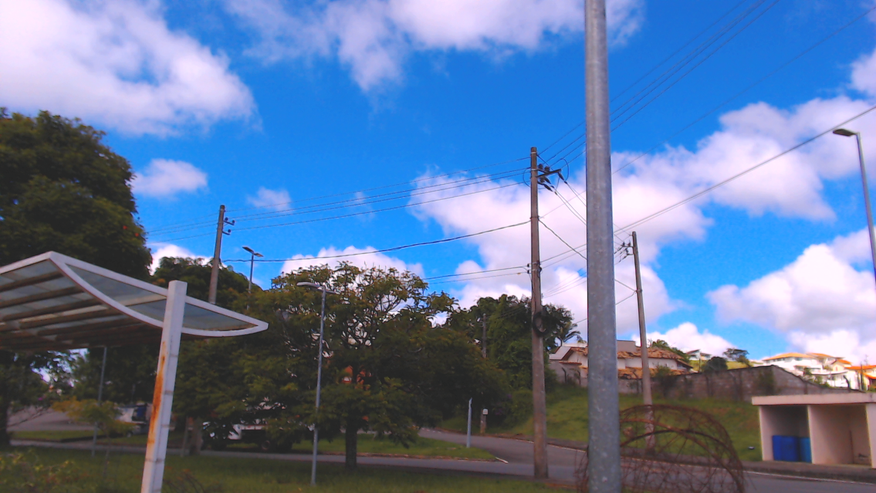
#> input picture images/FAD I/imagem_044.png, 876 x 493 px, shrunk from 1280 x 720 before the run, found by its file name
$ python gerarTabelaDados.py
#> lines starting #> are read from the running program, lines starting #| are printed output that depends on the picture
import logging
import time
import cv2
import numpy as np
import pandas as pd

def detectAndDescribe(image, method):
    '''
    Calcula os ponto-chaves e características usando um especifíco método
    '''

    assert method in ['orb','brisk', 'surf', 'sift'], 'Você precisa definir um método de detecção. Valores são: "sift", "brisk", "surf" e "orb"'

    if method == 'orb':
        descriptor = cv2.ORB_create()
    elif method == 'surf':
        descriptor = cv2.xfeatures2d.SURF_create()
    elif method == 'brisk':
        descriptor = cv2.BRISK_create()
    elif method == 'sift':
        descriptor = cv2.xfeatures2d.SIFT_create()

    inicio = time.time_ns()
    (kps, features) = descriptor.detectAndCompute(image, None)
    fim = time.time_ns()


    tempo =  (fim - inicio) * 1e-9

    return (kps, features, tempo)

def matchKeyPoints(featuresA, featuresB, method, feature_extractor, ratio=0.75,):
    "Cria e retorna as correspondências entre os pontos-chaves das duas imagens"

    crossCheck = True if method == 'bf' else False

    # Criar o matcher correspondente ao método utilizado para extrair as características
    if feature_extractor == 'sift' or feature_extractor == 'surf':
        logging.debug('Usando a norma L2 para o sift ou surf')
        bf = cv2.BFMatcher(cv2.NORM_L2, crossCheck=crossCheck)
    elif feature_extractor == 'orb' or feature_extractor == 'brisk':
        logging.debug('Usando a norma Hamming para o orb ou brisk')
        bf = cv2.BFMatcher(cv2.NORM_HAMMING, crossCheck=crossCheck)

    # Encontrar os pares correspondentes do
    inicio = time.time_ns()
    if method == 'bf':
        best_matches = bf.match(featuresA,featuresB)
        matches = sorted(best_matches, key = lambda x:x.distance)

    elif method == 'knn':
        best_matches = bf.knnMatch(featuresA,featuresB, 2)

        matches = []
        for m,n in best_matches:
            # ensure the distance is within a certain ratio of each
            # other (i.e. Lowe's ratio test)
            if m.distance < n.distance * ratio:
                matches.append(m)
    fim = time.time_ns()

    return matches, (fim - inicio) * 1e-9

def stich(queryImg_path, trainImg_path, feature_extractor, feature_matching):
#> called with queryImg_path = 'images/FAD I/imagem_044.png', trainImg_path = 'images/FAD I/imagem_043.png', feature_extractor = 'brisk', feature_matching = 'knn'
    logging.debug('Baixando imagem original...')
    logging.debug(f'Caminho: {queryImg_path}')
    queryImg = cv2.imread(queryImg_path, 1)
#> queryImg is the input picture: shape (493, 876, 3); mean B, G, R 159.6, 121.5, 98.3
    queryImg_gray = cv2.cvtColor(queryImg, cv2.COLOR_BGR2GRAY)
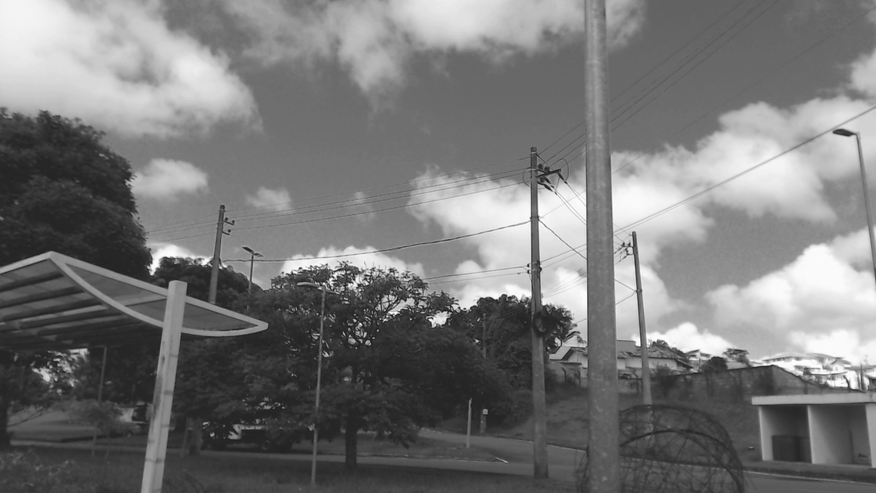
#> queryImg_gray: shape (493, 876); min 24, max 255, mean 118.9

    logging.debug('Baixando imagem a ser costurada...')
    logging.debug(f'Caminho: {trainImg_path}')
    trainImg = cv2.imread(trainImg_path, 1)
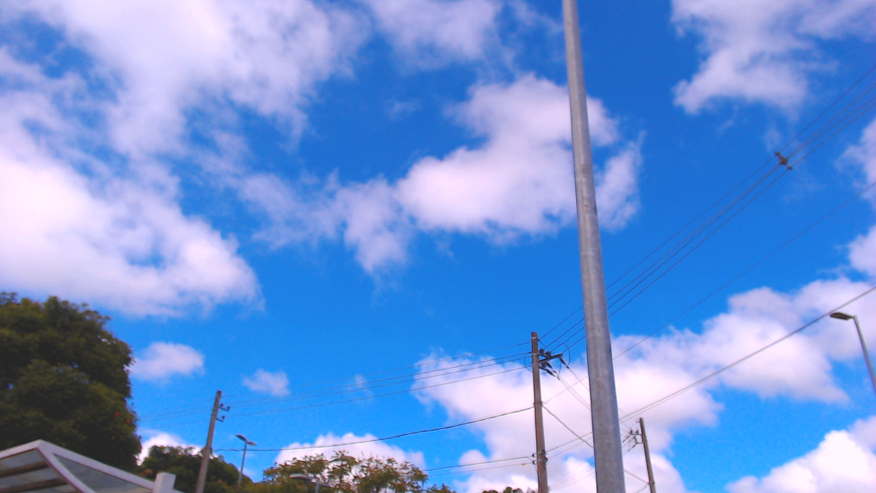
#> input picture images/FAD I/imagem_043.png, 876 x 493 px, shrunk from 1280 x 720 before the run, found by its file name
#> trainImg is the input picture: shape (493, 876, 3); mean B, G, R 215.1, 149.2, 110.3
    trainImg_gray = cv2.cvtColor(cv2.imread(trainImg_path, 1), cv2.COLOR_BGR2GRAY)
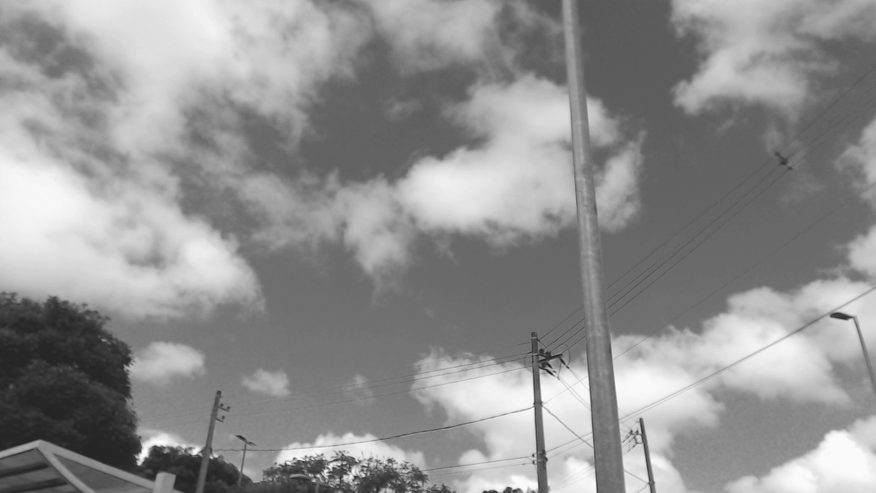
#> trainImg_gray: shape (493, 876); min 29, max 253, mean 145.1

    # Busca os pontos-chave e recursos correspondentes às imagens
    logging.info('Encontrando os pontos-chaves...')
    logging.info(f'feature_extractor: {feature_extractor}')
    kpsA, featuresA, tempoA = detectAndDescribe(trainImg_gray, feature_extractor)
#> in detectAndDescribe, `(kps, features) = descriptor.detectAndCompute(image, None)`: kps = 500 keypoints; strongest (x, y, size): (294, 458, 13.2), (139, 464, 13.2), (533, 455, 12.7), (533, 462, 12.6)
#> kpsA has the same summary as kps in detectAndDescribe; tempoA = 0.0306
    kpsB, featuresB, tempoB = detectAndDescribe(queryImg_gray, feature_extractor)
#> in detectAndDescribe (call 2), `(kps, features) = descriptor.detectAndCompute(image, None)`: kps = 1830 keypoints; strongest (x, y, size): (300, 268, 12.8), (154, 265, 49.8), (439, 319, 57.2), (464, 308, 10.9)
#> kpsB has the same summary as kps in detectAndDescribe; tempoB = 0.0646

    dados['key_points'].append([len(kpsA), len(kpsB)])
    dados['feature_extract_time'].append([np.round(tempoA, 4), np.round(tempoB, 4)])

    # Vamos encontrar os ponto chaves correspondentes nessas duas imagens
    logging.info('Encontrando os pares de pontos-chaves correspondentes...')
    logging.info(f'feature_matching: {feature_matching}')
    matches, tempo = matchKeyPoints(featuresA, featuresB, feature_matching, feature_extractor)
#> in matchKeyPoints, `best_matches = bf.knnMatch(featuresA,featuresB, 2)`: best_matches = 500 matches
#> after the loop in matchKeyPoints, `for m,n in best_matches:`: matches = 253 matches
#> matches = 253 matches; tempo = 0.0351

    dados['matches'].append(len(matches))
    dados['feature_matching_time'].append(np.round(tempo, 4))

    ## Matriz de Homografia
    # Coordenadas do pontos-chave
    kpsA = np.float32([kp.pt for kp in kpsA])
#> kpsA = 500 pairs, first value 31.79 to 850.9, second value 80.06 to 474
    kpsB = np.float32([kp.pt for kp in kpsB])
#> kpsB = 1830 pairs, first value 31.41 to 853, second value 51.97 to 471

    # Índices dos pontos-chaves no descriptor
    ptsA = np.float32([kpsA[m.queryIdx] for m in matches])
#> ptsA = 253 pairs, first value 36.34 to 791.6, second value 236.1 to 472.9
    ptsB = np.float32([kpsB[m.trainIdx] for m in matches])
#> ptsB = 253 pairs, first value 40.18 to 785.5, second value 51.97 to 280.5

    # DOC: Finds a perspective transformation between two planes.
    (H, status) = cv2.findHomography(ptsA, ptsB, cv2.RANSAC,4)
#> H = [[1.17, 0.213, -75.53], [0.00222, 1.24, -239.7], [6.31e-06, 0.000481, 1]]; status = 253 values, max 1 at index 0, min 0 at index 16, mean 0.937

    # Por fim, vamos gerar o resultado final
    width = trainImg.shape[1] + queryImg.shape[1]
#> width = 1752
    height = trainImg.shape[0] + queryImg.shape[0]
#> height = 986

    result = cv2.warpPerspective(trainImg, H, (width, height))
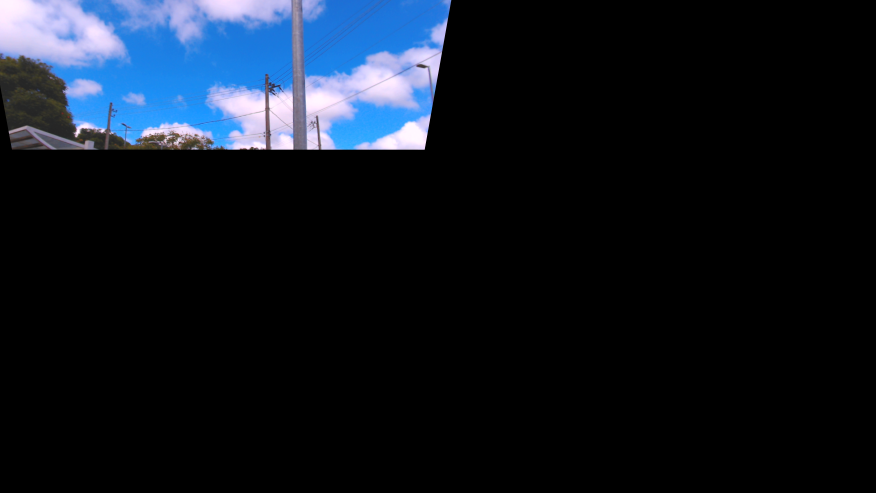
#> result: shape (986, 1752, 3) (shown at 1/2 size); mean B, G, R 32.2, 22.5, 15.8
    result[0:queryImg.shape[0], 0:queryImg.shape[1]] = queryImg
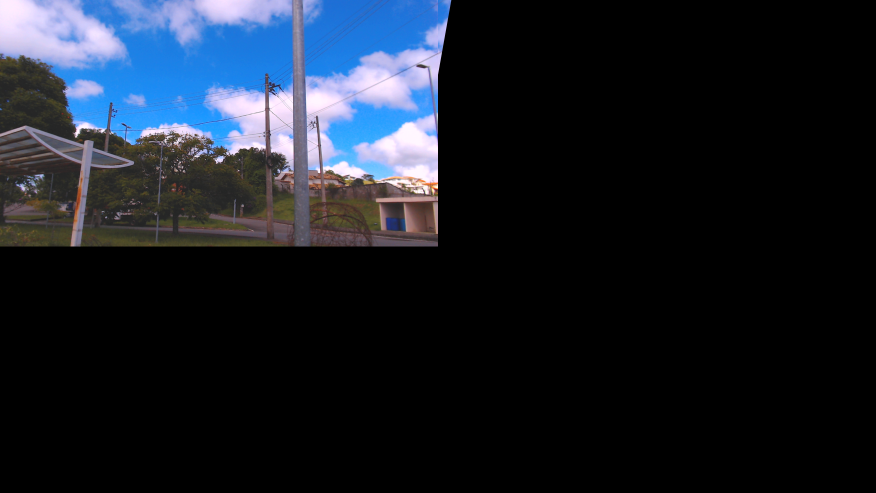
#> result: shape (986, 1752, 3) (shown at 1/2 size); mean B, G, R 40.2, 30.6, 24.7

    _x = np.nonzero(result.sum(0).sum(-1) == 0)[0][0]
    _y = np.nonzero(result.sum(1).sum(-1) == 0)[0][0]

    return result[:_y,:_x]
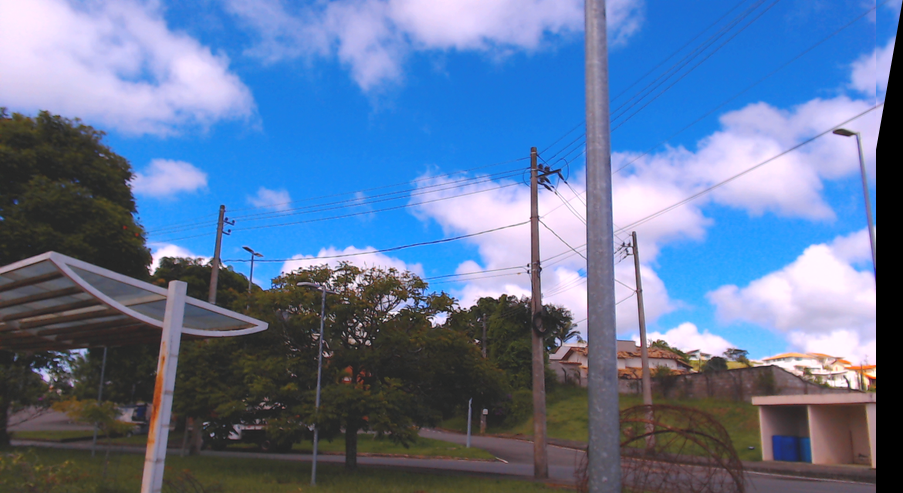
#> returned value: shape (493, 903, 3); mean of channels 0, 1, 2 155.9, 118.6, 95.9; drawn as B, G, R

lista = [
    {
        "queryImg": 'images/FAD I/imagem_044.png',
        "trainImg": 'images/FAD I/imagem_043.png',
        "pasta": 'FAD I (43 e 44)'
    },
    {
        "queryImg": 'images/FAD I/imagem_053.png',
        "trainImg": 'images/FAD I/imagem_052.png',
        "pasta": 'FAD I (52 e 53)'
    },
    {
        "queryImg": 'images/FAD II/imagem_013.png',
        "trainImg": 'images/FAD II/imagem_012.png',
        "pasta": 'FAD II (12 e 13)'
    },
    {
        "queryImg": 'images/FAD II/imagem_033.png',
        "trainImg": 'images/FAD II/imagem_032.png',
        "pasta": 'FAD II (32 e 33)'
    },
    {
        "queryImg": 'images/FAD II/imagem_040.png',
        "trainImg": 'images/FAD II/imagem_039.png',
        "pasta": 'FAD II (39 e 40)'
    },
    {
        "queryImg": 'images/FE PL/imagem_048.png',
        "trainImg": 'images/FE PL/imagem_047.png',
        "pasta": 'FE PL (47 e 48)'
    },
    {
        "queryImg": 'images/FE PL/imagem_065.png',
        "trainImg": 'images/FE PL/imagem_064.png',
        "pasta": 'FE PL (64 e 65)'
    },
    {
        "queryImg": 'images/FE PL/imagem_078.png',
        "trainImg": 'images/FE PL/imagem_077.png',
        "pasta": 'FE PL (77 e 78)'
    },
]

dados = {
    "extractor": [],
    "key_points": [],
    "feature_extract_time": [],
    "matching": [],
    "matches": [],
    "feature_matching_time": [],
    "images": [],
    "error": []
}

for imagens in lista:
    for extractor in ["brisk", "orb", "sift", "surf"]:
        for matching in ["knn", "bf"]:

            dados['images'].append([imagens["queryImg"], imagens["trainImg"]])
            dados['extractor'].append(extractor)
            dados['matching'].append(matching)
            dados['error'].append(False)

            try:
                nova_imagem = stich(imagens["queryImg"], imagens["trainImg"], extractor, matching)

                logging.info(f'Salvando imagem em outputs/{imagens["pasta"]}/{extractor}_{matching}.png')
                cv2.imwrite(f'outputs/{imagens["pasta"]}/{extractor}_{matching}.png', nova_imagem)

            except Exception as erro:
                logging.error(erro)
                dados['error'][-1] = True
#> pass 2 of the loop `for imagens in lista:`:
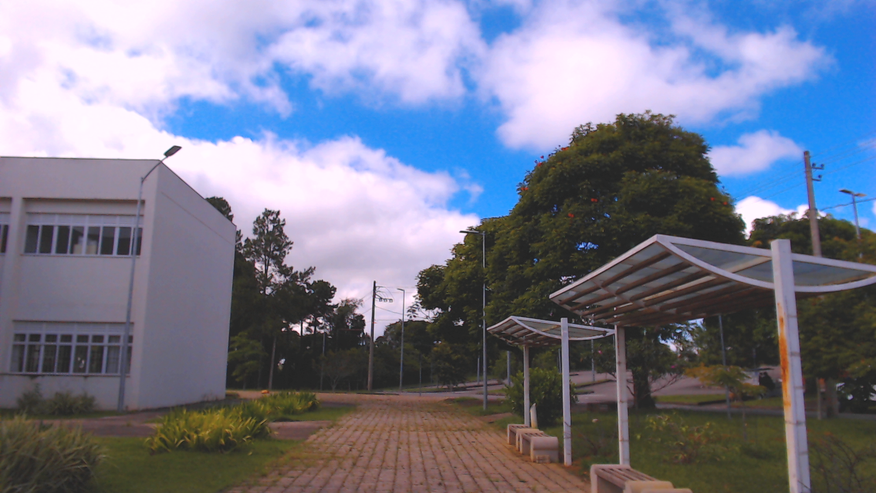
#> input picture images/FAD I/imagem_053.png, 876 x 493 px, shrunk from 1280 x 720 before the run, found by its file name
#> in stich, queryImg is the input picture: shape (493, 876, 3); mean B, G, R 142, 122.4, 119.1
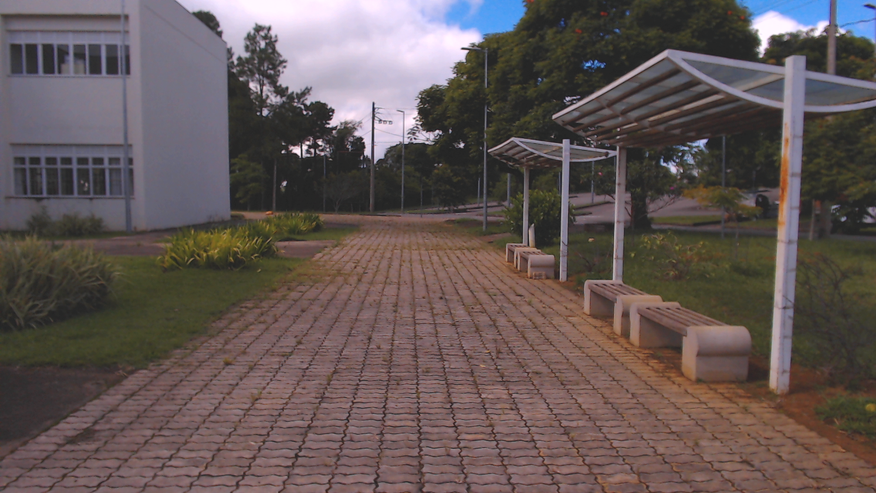
#> input picture images/FAD I/imagem_052.png, 876 x 493 px, shrunk from 1280 x 720 before the run, found by its file name
#> in stich, trainImg is the input picture: shape (493, 876, 3); mean B, G, R 85.7, 86.9, 99.1
#> in stich (call 9), `return result[:_y,:_x]`:
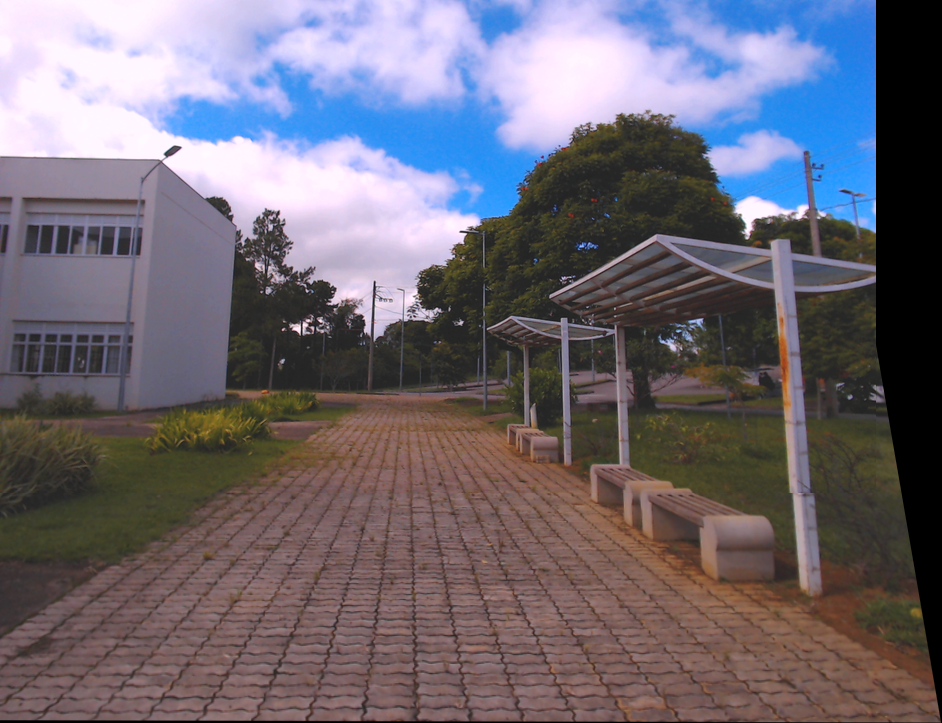
#> returned value: shape (723, 942, 3); mean of channels 0, 1, 2 115, 104.3, 109.5; drawn as B, G, R
#> pass 3 of the loop `for imagens in lista:`:
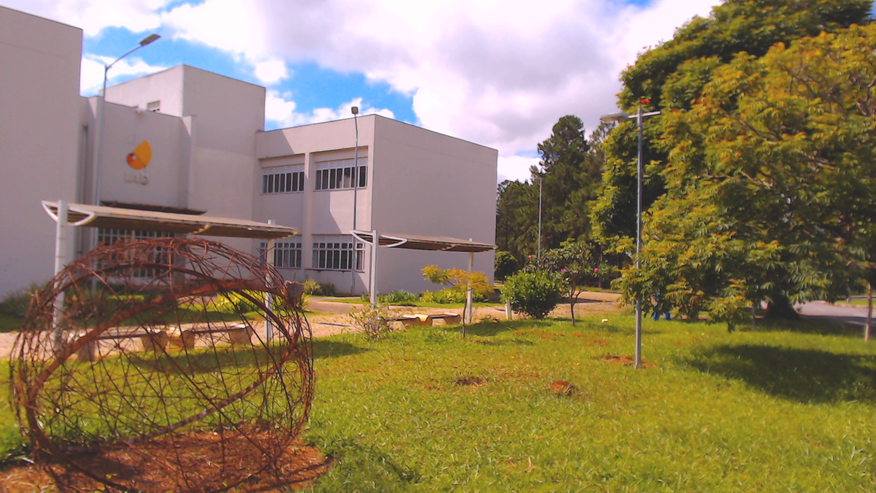
#> input picture images/FAD II/imagem_013.png, 876 x 493 px, shrunk from 1280 x 720 before the run, found by its file name
#> in stich, queryImg is the input picture: shape (493, 876, 3); mean B, G, R 95.3, 124.6, 141.2
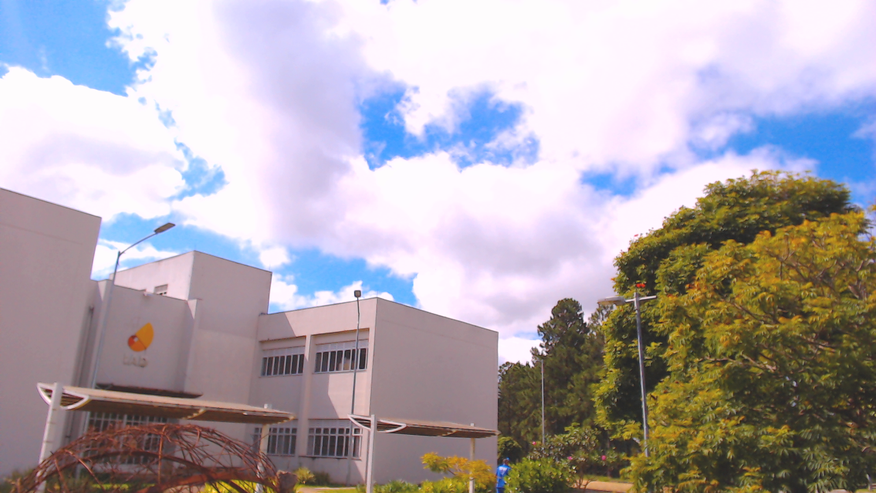
#> input picture images/FAD II/imagem_012.png, 876 x 493 px, shrunk from 1280 x 720 before the run, found by its file name
#> in stich, trainImg is the input picture: shape (493, 876, 3); mean B, G, R 173.1, 166.3, 173.7
#> in stich (call 17), `return result[:_y,:_x]`:
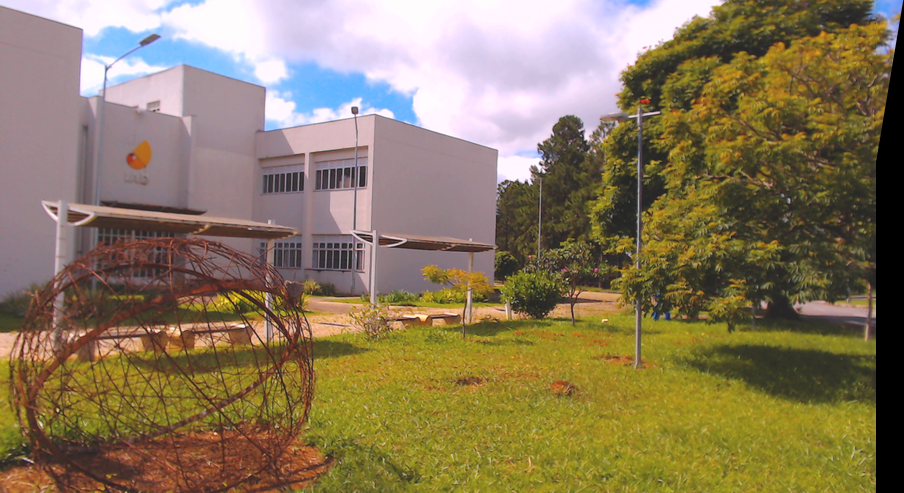
#> returned value: shape (493, 904, 3); mean of channels 0, 1, 2 93, 121.3, 137.5; drawn as B, G, R
#> the loop made 8 passes; the first 3 are shown

#> (the run stopped early here; a loop or call above may not have finished)
